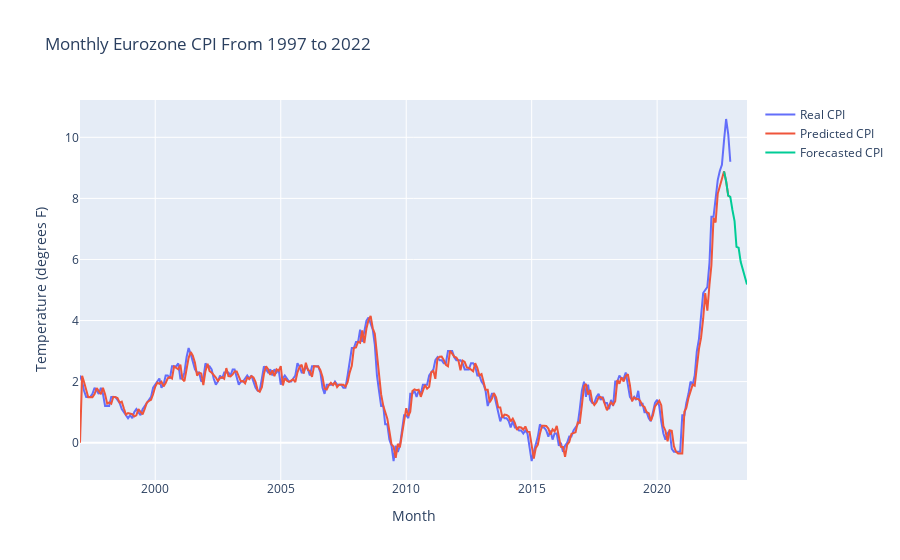

Source (notebook cell):
### Code cell
fig = go.Figure()
fig.add_trace(go.Scatter(x=cpi.index, y=cpi.values,
                    mode='lines',
                    name='Real CPI'))
fig.add_trace(go.Scatter(x=pred2.index, y=pred2.values,
                    mode='lines',
                    name='Predicted CPI'))
fig.add_trace(go.Scatter(x=forecast.predicted_mean.index, y=forecast.predicted_mean.values,
                    mode='lines',
                    name='Forecasted CPI'))
fig.update_layout(title='Monthly Eurozone CPI From 1997 to 2022 with Predicted CPI (Red) and Forecasted CPI (Green)',
                   xaxis_title='Month',
                   yaxis_title='CPI Rate')

fig.show()

### Figure 1 — Plotly figure (JSON) as saved in the notebook; plotly's stock layout.template omitted (floating-point values rounded to 4 significant figures; data arrays with more than 128 entries replaced by an {"elided": "..."} marker saying what was removed)
{"data": [{"mode": "lines", "name": "Real CPI", "type": "scatter", "x": {"elided": "312 str values"}, "y": {"elided": "312 float values"}}, {"mode": "lines", "name": "Predicted CPI", "type": "scatter", "x": {"elided": "312 str values"}, "y": {"elided": "312 float values"}}, {"mode": "lines", "name": "Forecasted CPI", "type": "scatter", "x": ["2022-09-01T00:00:00", "2022-10-01T00:00:00", "2022-11-01T00:00:00", "2022-12-01T00:00:00", "2023-01-01T00:00:00", "2023-02-01T00:00:00", "2023-03-01T00:00:00", "2023-04-01T00:00:00", "2023-05-01T00:00:00", "2023-06-01T00:00:00", "2023-07-01T00:00:00", "2023-08-01T00:00:00"], "y": [8.886, 8.563, 8.087, 8.048, 7.62, 7.254, 6.411, 6.382, 5.922, 5.669, 5.405, 5.181]}], "layout": {"title": {"text": "Monthly Eurozone CPI From 1997 to 2022"}, "xaxis": {"title": {"text": "Month"}}, "yaxis": {"title": {"text": "Temperature (degrees F)"}}}}
